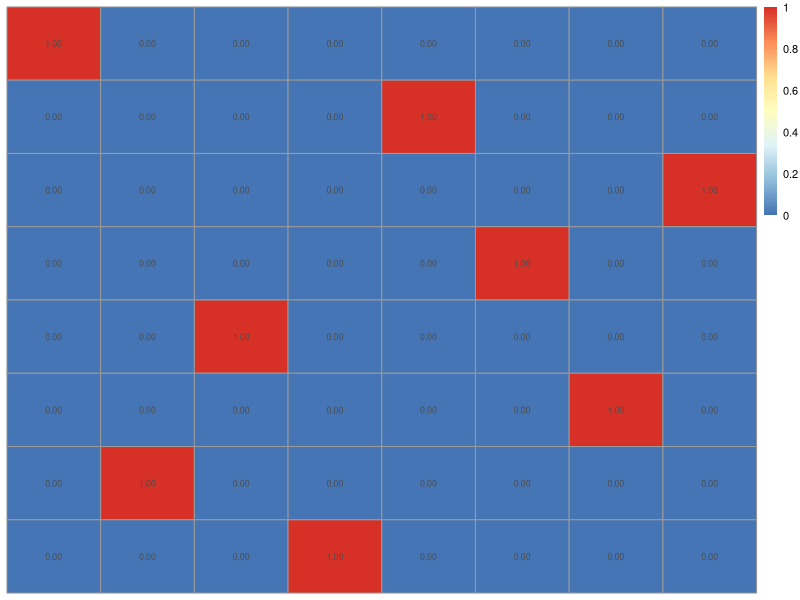
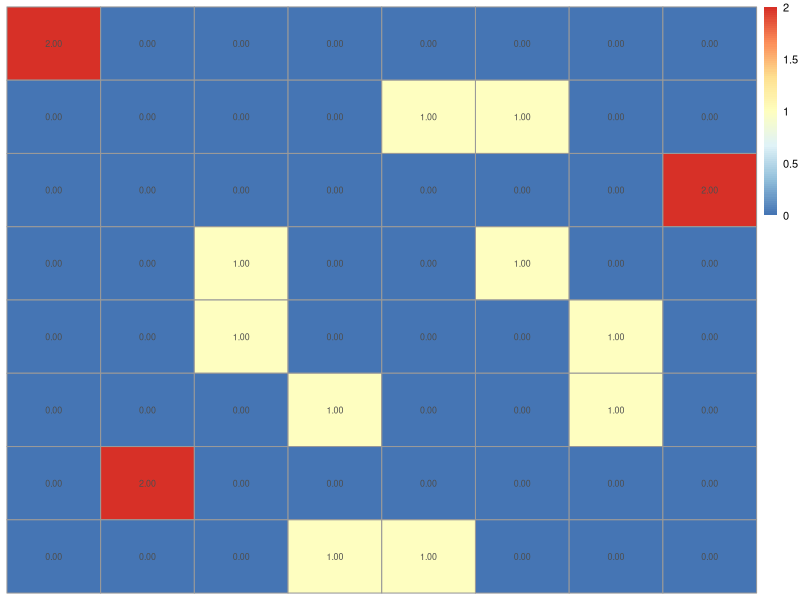
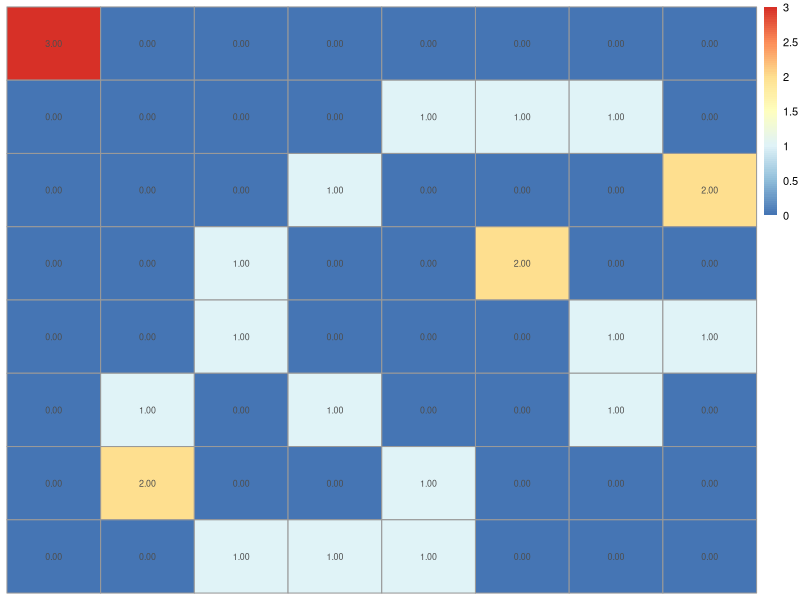
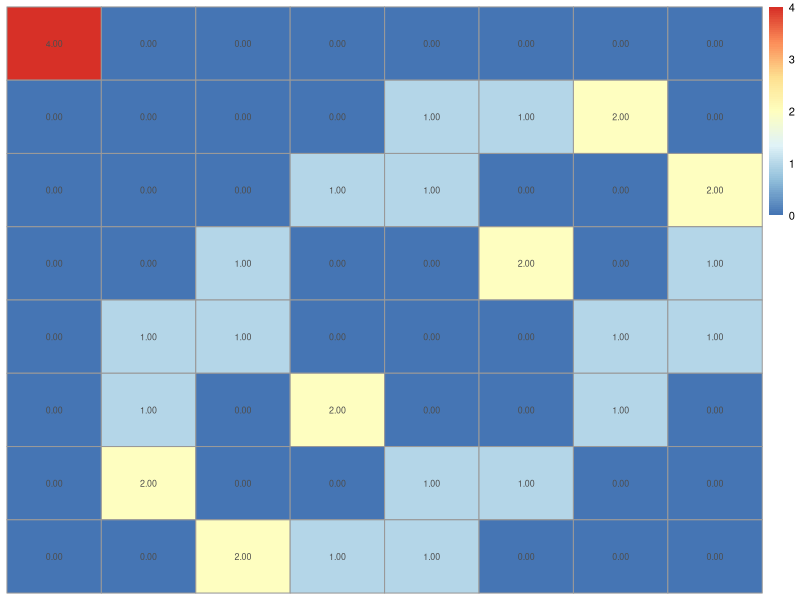
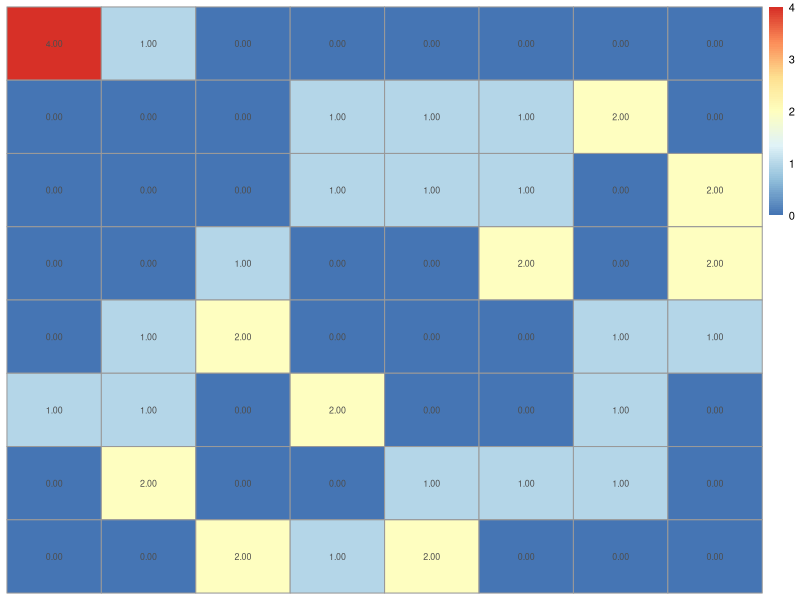
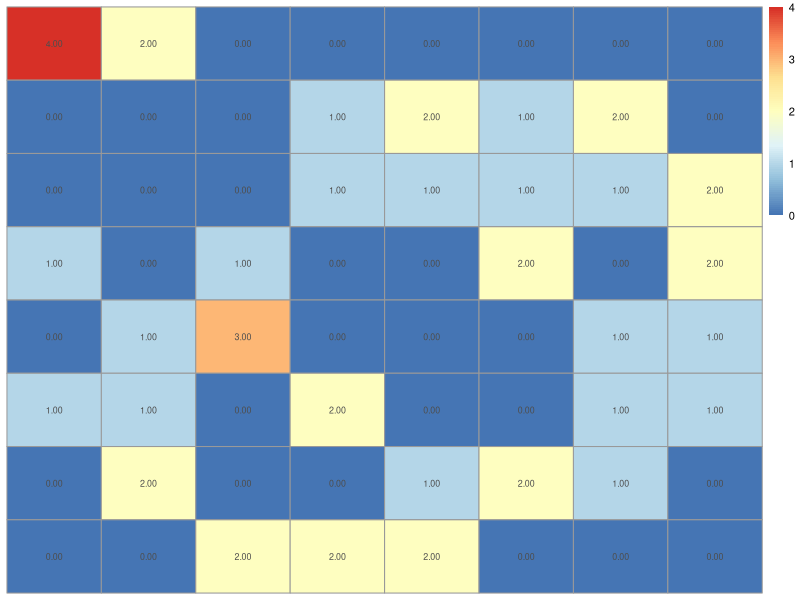
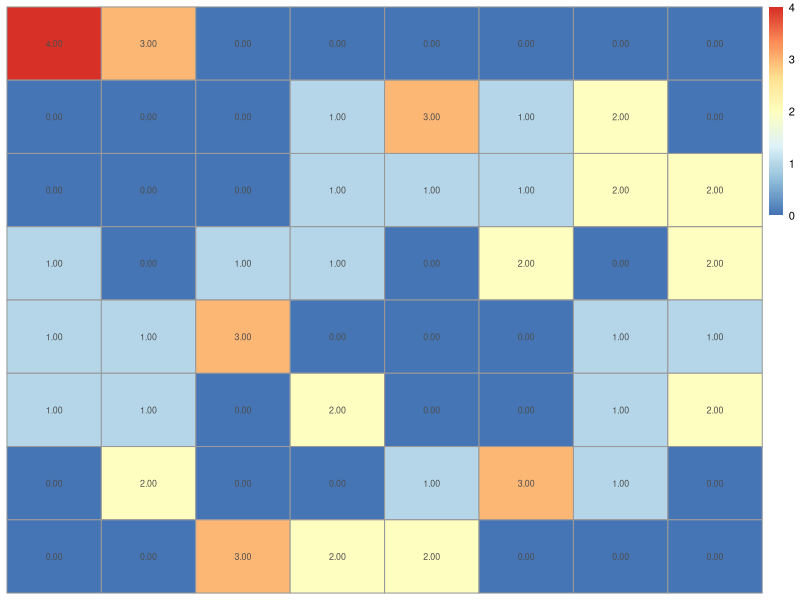
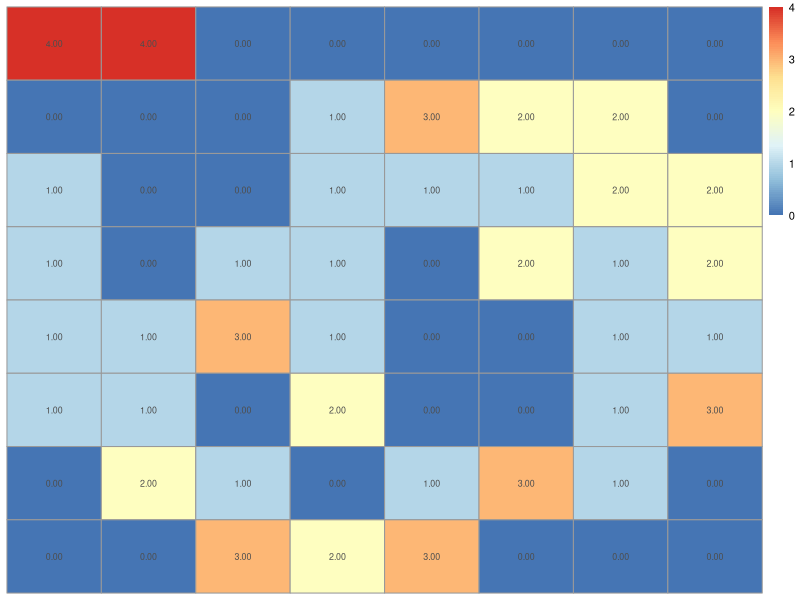

Write R code to recreate these figures, in order.
library(stringr)
library(pheatmap) 

data <- c()

is_safe <- function(row, col, int, plat) {
  if(int %in% plat) {
    return(FALSE)
  } else {
    i = 0
    not_safe = ""
    
    while(i < length(plat)) {
      try(
        {
          if(as.numeric(as.numeric(plat[i+1]) + (length(plat) - i)) <= row-1) {
            not_safe <- paste0(not_safe, as.numeric(plat[i+1]) + (length(plat) - i))
          }
          if(as.numeric(as.numeric(plat[i+1]) - (length(plat) - i)) >= 0) {
            not_safe <- paste0(not_safe, as.numeric(plat[i+1]) - (length(plat) - i))
          }  
        }, 
        silent=TRUE
      )
      i <- i + 1 
    }
    
    if(grepl(int, not_safe)){
      return(FALSE)
    } else {
      return(TRUE)
    }
  }
}

safe_queens <- function(row, col, plat = c(), compteur = 0) {
  if(length(plat) == col) {
    print(paste(plat, collapse="_"))
    data <<- append(data, paste(plat, collapse = ""))
    heatmap(data,row,col)
    return(compteur + 1)
  } else {
    i <- 0
    while(i < row) {
      if(is_safe(row, col, i, plat)) {
        plat <- append(plat, i)
        compteur <- safe_queens(row, col, plat, compteur)
        plat <- plat[-length(plat)]
      }
      i <- i + 1
    }
    
    nb_X <- sum(plat == "X")
    if (nb_X < max(row, col)-min(row, col)) {
      plat <- append(plat, "X")
      compteur <- safe_queens(row, col, plat, compteur)
      plat <- plat[-length(plat)]
    }
  }
  
  return(compteur)
}

heatmap <- function(data,row,col){
  
  heatmap_matrix <- matrix(0, nrow = row, ncol = col)
  i <- 1
  while (i <= length(data)) {
    j <- 1
    while (j <= nchar(data[[i]])) {
      value <- as.integer(substr(data[[i]], j, j)) + 1  # Ajoutez 1 à l'indice de la colonne
      if (value != -1) {
        heatmap_matrix[j, value] <- heatmap_matrix[j, value] + 1
      }
      j <- j + 1
    }
    i <- i + 1
  }
  
  pheatmap(heatmap_matrix, display_numbers = TRUE, fontsize = 8, cluster_cols = FALSE, cluster_rows = FALSE)
}


###################################################
safe_queens(8,8)
